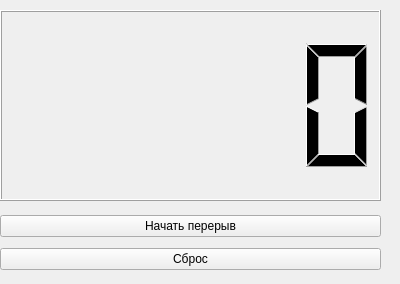
              <widget class="QWidget" name="LongBTN">
               <attribute name="title">
                <string>Длинный перерыв</string>
               </attribute>
               <widget class="QLCDNumber" name="Long_LCD">
                <property name="geometry">
                 <rect>
                  <x>0</x>
                  <y>10</y>
                  <width>381</width>
                  <height>191</height>
                 </rect>
                </property>
               </widget>
               <widget class="QWidget" name="verticalLayoutWidget_10">
                <property name="geometry">
                 <rect>
                  <x>0</x>
                  <y>210</y>
                  <width>391</width>
                  <height>65</height>
                 </rect>
                </property>
                <layout class="QVBoxLayout" name="verticalLayout_12">
                 <item>
                  <widget class="QPushButton" name="Long_Start">
                   <property name="sizePolicy">
                    <sizepolicy hsizetype="Minimum" vsizetype="Fixed">
                     <horstretch>0</horstretch>
                     <verstretch>0</verstretch>
                    </sizepolicy>
                   </property>
                   <property name="maximumSize">
                    <size>
                     <width>381</width>
                     <height>16777215</height>
                    </size>
                   </property>
                   <property name="text">
                    <string>Начать перерыв</string>
                   </property>
                  </widget>
                 </item>
                 <item>
                  <widget class="QPushButton" name="Reset_Long">
                   <property name="sizePolicy">
                    <sizepolicy hsizetype="Minimum" vsizetype="Fixed">
                     <horstretch>0</horstretch>
                     <verstretch>0</verstretch>
                    </sizepolicy>
                   </property>
                   <property name="maximumSize">
                    <size>
                     <width>381</width>
                     <height>16777215</height>
                    </size>
                   </property>
                   <property name="text">
                    <string>Сброс</string>
                   </property>
                  </widget>
                 </item>
                </layout>
               </widget>
              </widget>
